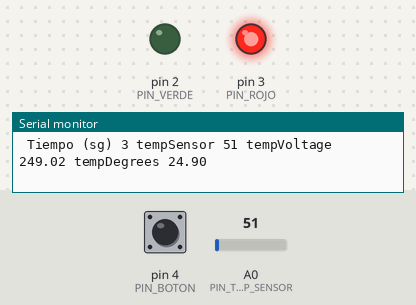
Bench run of a sketch on a simulated Arduino Uno, built with avr-gcc and run on an emulated ATmega328P. Parts: output pins drawn as LEDs (lit = HIGH), the last lines printed to the serial monitor. The inputs (shaded band) are chosen by the test bench; at power-on: A0 (PIN_TEMP_SENSOR) = 51, pin 4 (PIN_BOTON) LOW.

Above: at 3.2 s.
3.3 s: A0 (PIN_TEMP_SENSOR) set to 44
At 5.2 s:
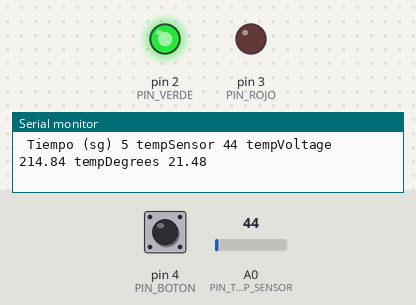
5.5 s: A0 (PIN_TEMP_SENSOR) set to 61
At 6.7 s:
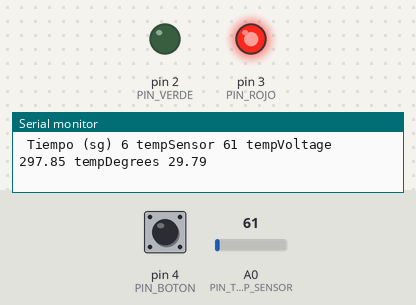
7.5 s: A0 (PIN_TEMP_SENSOR) set to 30
At 9.4 s:
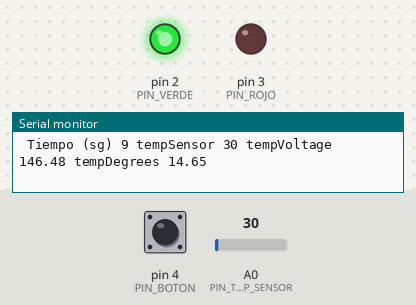
Timing chart, 0 to 10.9 s (numbered marks = the images above; inputs shaded):
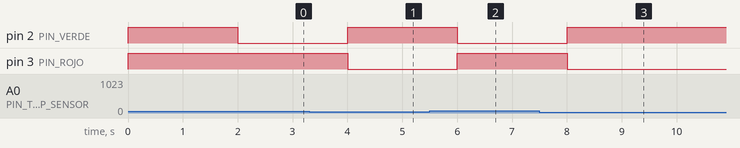

The sketch:

main_mejorado.ino
```cpp
/*
 * Práctica 1 - Arduino (Sistemas Empotrados y Ubicuos)
 * ----------------------------------------------------
 * Termómetro con LM35 y dos LEDs de aviso:
 *   - LED verde : temperatura por debajo del umbral.
 *   - LED rojo  : temperatura igual o por encima del umbral,
 *                 o pulsador presionado (forzado manual).
 *
 * Cada segundo se envía por el puerto serie:
 *   tiempo, valor del ADC, tensión (mV) y temperatura (°C).
 *
 * Montaje (Proteus, ATmega328P a 5 V):
 *   LM35 (Vout) -> A0
 *   Pulsador    -> D4 (activo a nivel ALTO, resistencia pull-down externa)
 *   LED rojo    -> D3
 *   LED verde   -> D2
 */

// ---------------------------------------------------------------------------
// Pines (const: no cambian durante la ejecución y no ocupan RAM)
// ---------------------------------------------------------------------------
const uint8_t PIN_BOTON       = 4;
const uint8_t PIN_ROJO        = 3;
const uint8_t PIN_VERDE       = 2;
const uint8_t PIN_TEMP_SENSOR = A0;

// ---------------------------------------------------------------------------
// Parámetros del ADC y del sensor
// ---------------------------------------------------------------------------
const float VREF_MV          = 5000.0;  // Tensión de referencia del ADC (mV)
const float ADC_RESOLUCION   = 1024.0;  // ADC de 10 bits -> 0..1023
const float LM35_MV_POR_GRADO = 10.0;   // LM35: 10 mV/°C, 0 °C = 0 mV
const uint8_t NUM_MUESTRAS   = 10;      // Lecturas promediadas para filtrar ruido

// ---------------------------------------------------------------------------
// Lógica de control
// ---------------------------------------------------------------------------
const float UMBRAL_ROJO  = 24.0;  // °C a partir de los cuales se enciende el rojo
const float HISTERESIS   = 0.5;   // °C de margen para evitar parpadeos en el umbral

const unsigned long PERIODO_MUESTREO_MS = 1000;  // Lectura y envío cada 1 s
const unsigned long DURACION_INICIO_MS  = 2000;  // Prueba de LEDs al arrancar

// ---------------------------------------------------------------------------
// Variables de estado
// ---------------------------------------------------------------------------
unsigned long ultimoMuestreo = 0;   // Instante (ms) de la última lectura
bool temperaturaAlta = false;       // true si se ha superado el umbral
float tempDegrees = 0.0;            // Última temperatura medida (°C)


// ===========================================================================
// Funciones auxiliares
// ===========================================================================

// Lee el sensor NUM_MUESTRAS veces y devuelve la media del ADC (0..1023).
// Promediar reduce el ruido de la conversión analógica-digital.
int leerSensorPromediado()
{
  long suma = 0;
  for (uint8_t i = 0; i < NUM_MUESTRAS; i++)
  {
    suma += analogRead(PIN_TEMP_SENSOR);
  }
  return suma / NUM_MUESTRAS;
}

// Convierte un valor del ADC a milivoltios.
// Ojo: se usan constantes float para evitar la división entera
// (3300/1024 en int daría 3 en lugar de 3.22).
float adcAMilivoltios(int valorAdc)
{
  return valorAdc * (VREF_MV / ADC_RESOLUCION);
}

// Convierte milivoltios a grados Celsius según la recta del LM35.
float milivoltiosAGrados(float mV)
{
  return mV / LM35_MV_POR_GRADO;
}

// Enciende un LED y apaga el otro.
void encenderLeds(bool rojo, bool verde)
{
  digitalWrite(PIN_ROJO,  rojo  ? HIGH : LOW);
  digitalWrite(PIN_VERDE, verde ? HIGH : LOW);
}

// Muestra por el terminal virtual una línea con todos los datos de la medida.
void imprimirMedida(int valorAdc, float mV, float grados)
{
  Serial.print(F(" Tiempo (sg) "));
  Serial.print(millis() / 1000);
  Serial.print(F(" tempSensor "));
  Serial.print(valorAdc);
  Serial.print(F(" tempVoltage "));
  Serial.print(mV);
  Serial.print(F(" tempDegrees "));
  Serial.println(grados);
}


// ===========================================================================
// setup(): se ejecuta una sola vez al arrancar
// ===========================================================================
void setup()
{
  // Comunicación serie PC-Arduino (debe coincidir con el Virtual Terminal)
  Serial.begin(9600);

  // Entradas y salidas digitales
  pinMode(PIN_BOTON, INPUT);
  pinMode(PIN_ROJO,  OUTPUT);
  pinMode(PIN_VERDE, OUTPUT);

  // Prueba de LEDs: ambos encendidos 2 s para indicar que arranca la aplicación
  encenderLeds(true, true);
  delay(DURACION_INICIO_MS);
  encenderLeds(false, false);

  // Forzamos una primera lectura inmediata en loop()
  ultimoMuestreo = millis() - PERIODO_MUESTREO_MS;
}


// ===========================================================================
// loop(): se ejecuta continuamente
// ---------------------------------------------------------------------------
// En vez de usar delay(1000), se comprueba con millis() si ha pasado el
// periodo de muestreo. Así el bucle nunca se bloquea y el pulsador se
// atiende al instante (con delay solo se leería una vez por segundo).
// ===========================================================================
void loop()
{
  unsigned long ahora = millis();

  // --- 1) Medida de temperatura cada PERIODO_MUESTREO_MS -------------------
  //     (la resta con unsigned long funciona aunque millis() se desborde)
  if (ahora - ultimoMuestreo >= PERIODO_MUESTREO_MS)
  {
    ultimoMuestreo = ahora;

    int   tempSensor  = leerSensorPromediado();
    float tempVoltage = adcAMilivoltios(tempSensor);
    tempDegrees       = milivoltiosAGrados(tempVoltage);

    imprimirMedida(tempSensor, tempVoltage, tempDegrees);

    // Comparación con histéresis:
    //   - se pasa a "alta" al llegar a UMBRAL_ROJO
    //   - se vuelve a "normal" al bajar de UMBRAL_ROJO - HISTERESIS
    // Evita que los LEDs parpadeen si la temperatura oscila justo en el umbral.
    if (!temperaturaAlta && tempDegrees >= UMBRAL_ROJO)
    {
      temperaturaAlta = true;
    }
    else if (temperaturaAlta && tempDegrees < UMBRAL_ROJO - HISTERESIS)
    {
      temperaturaAlta = false;
    }
  }

  // --- 2) Actualización de LEDs (en cada vuelta del bucle) -----------------
  // El pulsador tiene prioridad: mientras está pulsado se fuerza el rojo.
  bool botonPulsado = (digitalRead(PIN_BOTON) == HIGH);

  if (botonPulsado || temperaturaAlta)
  {
    encenderLeds(true, false);   // Rojo
  }
  else
  {
    encenderLeds(false, true);   // Verde
  }
}
```

Measured:
- the behaviour switches between 49 and 48 on A0 (PIN_TEMP_SENSOR) (found by bisection; images 0 and 1)
- after the input at 3.3 s, pin 2 (PIN_VERDE): LOW → HIGH after 0.70 s; pin 3 (PIN_ROJO): HIGH → LOW after 0.70 s
- after the input at 5.5 s, pin 2 (PIN_VERDE): HIGH → LOW after 0.50 s; pin 3 (PIN_ROJO): LOW → HIGH after 0.50 s
- after the input at 7.5 s, pin 2 (PIN_VERDE): LOW → HIGH after 0.50 s; pin 3 (PIN_ROJO): HIGH → LOW after 0.50 s
